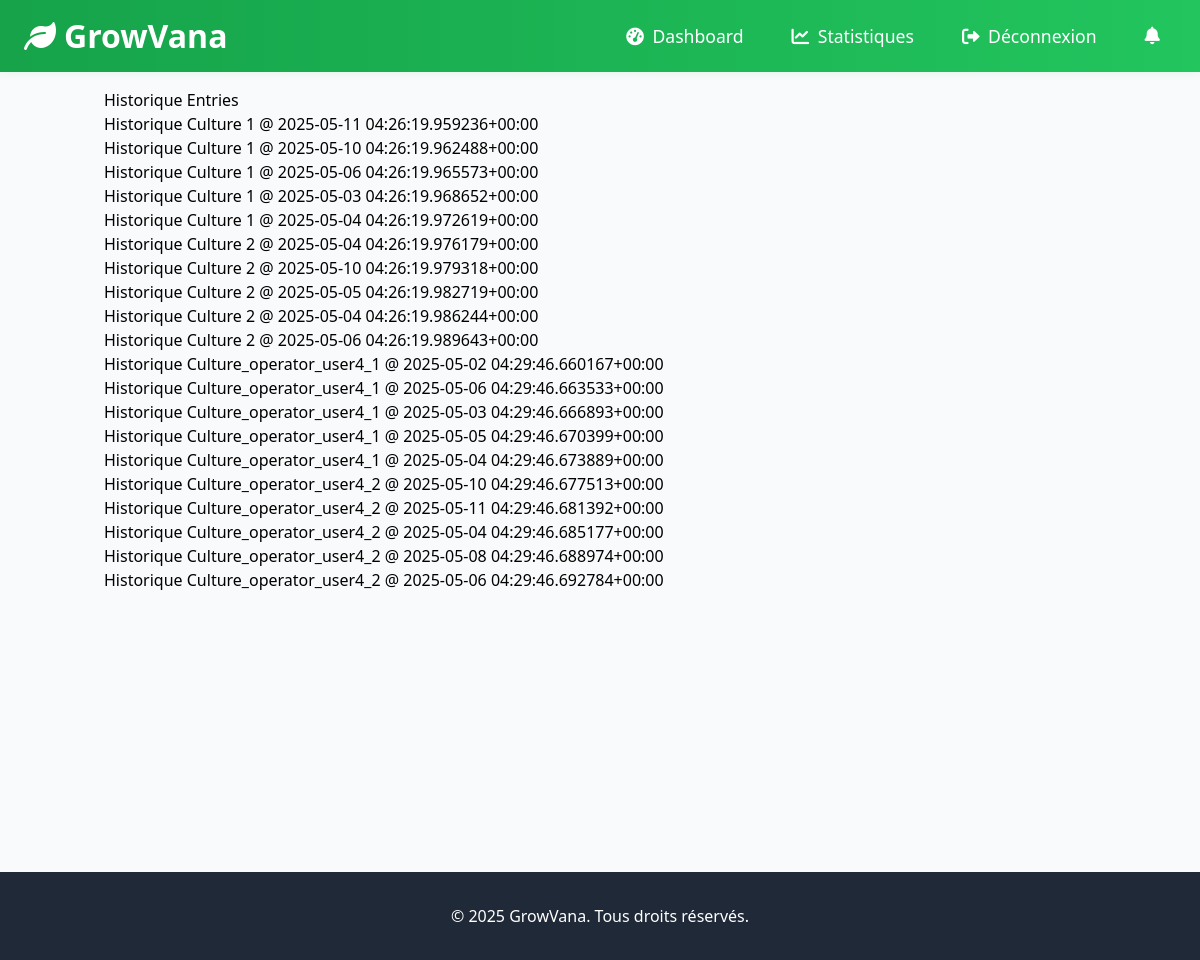
Page /historique/ (signed in) on the committed database.
### historique/models.py (models this page shows)
class CultureHistorique(models.Model):
    culture = models.ForeignKey(Culture, on_delete=models.CASCADE, related_name='historique')
    timestamp = models.DateTimeField()
    temperature = models.FloatField(null=True, blank=True)
    humidite = models.FloatField(null=True, blank=True)
    ph = models.FloatField(null=True, blank=True)
    co2 = models.FloatField(null=True, blank=True)
    niveau_eau = models.FloatField(null=True, blank=True)
    lumiere = models.FloatField(null=True, blank=True)
    def __str__(self):
        return f"Historique {self.culture.name} @ {self.timestamp}"

### culture/models.py (models this page shows, shortened)
class Culture(models.Model):
    user = models.ForeignKey(settings.AUTH_USER_MODEL, on_delete=models.CASCADE, related_name='cultures', null=True, blank=True)
    name = models.CharField(max_length=100)
    description = models.TextField(blank=True)
    created_at = models.DateTimeField(auto_now_add=True)

### historique/views.py (the view)
# urls.py: path('', views.historique_list, name='historique-list'),
def historique_list(request):
    user = request.user
    if hasattr(user, 'role') and user.role == 'admin':
        historique = CultureHistorique.objects.all()
    else:
        historique = CultureHistorique.objects.filter(culture__user=user)
    return render(request, 'historique/list.html', {'historique': historique})

### historique/templates/historique/list.html
{% extends 'base.html' %}
{% block content %}
<h1>Historique Entries</h1>
<ul>
{% for entry in historique %}
    <li><a href="{% url 'historique-detail' entry.pk %}">{{ entry }}</a></li>
{% endfor %}
</ul>
{% endblock %}

### rows in the picture
CultureHistorique: culture+timestamp "Historique Culture 1 @ 2025-05-11 04:26:19.959236+00:00"
CultureHistorique: culture+timestamp "Historique Culture 1 @ 2025-05-10 04:26:19.962488+00:00"
CultureHistorique: culture+timestamp "Historique Culture 1 @ 2025-05-06 04:26:19.965573+00:00"
CultureHistorique: culture+timestamp "Historique Culture 1 @ 2025-05-03 04:26:19.968652+00:00"
CultureHistorique: culture+timestamp "Historique Culture 1 @ 2025-05-04 04:26:19.972619+00:00"
CultureHistorique: culture+timestamp "Historique Culture 2 @ 2025-05-04 04:26:19.976179+00:00"
CultureHistorique: culture+timestamp "Historique Culture 2 @ 2025-05-10 04:26:19.979318+00:00"
CultureHistorique: culture+timestamp "Historique Culture 2 @ 2025-05-05 04:26:19.982719+00:00"
CultureHistorique: culture+timestamp "Historique Culture 2 @ 2025-05-04 04:26:19.986244+00:00"
CultureHistorique: culture+timestamp "Historique Culture 2 @ 2025-05-06 04:26:19.989643+00:00"
CultureHistorique: culture+timestamp "Historique Culture_operator_user4_1 @ 2025-05-02 04:29:46.660167+00:00"
CultureHistorique: culture+timestamp "Historique Culture_operator_user4_1 @ 2025-05-06 04:29:46.663533+00:00"
CultureHistorique: culture+timestamp "Historique Culture_operator_user4_1 @ 2025-05-03 04:29:46.666893+00:00"
CultureHistorique: culture+timestamp "Historique Culture_operator_user4_1 @ 2025-05-05 04:29:46.670399+00:00"
CultureHistorique: culture+timestamp "Historique Culture_operator_user4_1 @ 2025-05-04 04:29:46.673889+00:00"
CultureHistorique: culture+timestamp "Historique Culture_operator_user4_2 @ 2025-05-10 04:29:46.677513+00:00"
CultureHistorique: culture+timestamp "Historique Culture_operator_user4_2 @ 2025-05-11 04:29:46.681392+00:00"
CultureHistorique: culture+timestamp "Historique Culture_operator_user4_2 @ 2025-05-04 04:29:46.685177+00:00"
CultureHistorique: culture+timestamp "Historique Culture_operator_user4_2 @ 2025-05-08 04:29:46.688974+00:00"
CultureHistorique: culture+timestamp "Historique Culture_operator_user4_2 @ 2025-05-06 04:29:46.692784+00:00"
